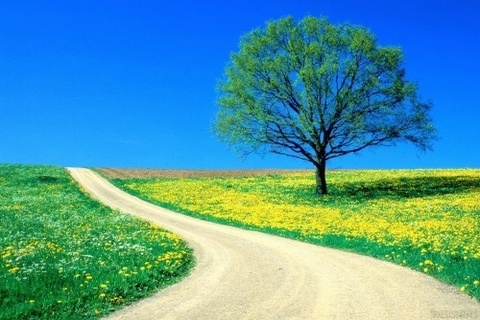
#> input picture Assignment9/images/1.jpg, 480 x 320 px
$ python dct_idct.py
#> lines starting #> are read from the running program, lines starting #| are printed output that depends on the picture
import sys
import numpy as np
from PIL import Image
from pathlib import Path
import cv2
import math
from scipy.fftpack import dct, idct

def rgb_show(r, g, b, z):
    img_r = cv2.merge([z, z, r])
    img_g = cv2.merge([z, g, z])
    img_b = cv2.merge([b, z, z])

    cv2.imshow("Red", img_r)
    cv2.imwrite('../images/'+"red_result"+'.png', img_r)

    cv2.imshow("Green", img_g)
    cv2.imwrite('../images/'+"green_result"+'.png', img_g)

    cv2.imshow("Blue", img_b)
    cv2.imwrite('../images/'+"blue_result"+'.png', img_b)

    cv2.waitKey(0)

def partitioned(image):
    print("Partition Image",end=" ... ")

    arr = np.asarray(image)
    w = len(arr[0]) // 16
    h = len(arr) // 16
    arr = np.split(arr, h, 0)
    arr = np.array([np.split(x, w, 1) for x in arr])

    print("DONE")
    return arr

# [44 lines left out: functions dct1, idct1, not called in this run]

def rebuildImage(img_arr):
    ans = [[]]
    for i in range(len(img_arr)):
        new = [[]]
        for j in range(len(img_arr[0])):
            cf = dct(img_arr[i][j], norm='ortho')
            #cf = dct1(img_arr[i][j])
            temp = sorted(cf.flatten(), key=lambda x : x, reverse=True)
            tp = temp[15]
            for k in range(16):
                for l in range(16):
                    if cf[k][l] < tp:
                        cf[k][l] = 0
            narr = idct(cf, norm='ortho')
            #narr = idct1(img_arr[i][j], cf)
            if j == 0:
                new = narr
                continue
            new = np.concatenate((new, narr), axis=1)
        if i == 0:
            ans = new
            continue
        ans = np.concatenate((ans, new), axis=0)
    return ans.astype(np.uint8)

if __name__ == "__main__":
    img1 = cv2.imread("../images/1.jpg", cv2.IMREAD_COLOR)
#> img1 is the input picture: shape (320, 480, 3); mean B, G, R 163.3, 152.5, 80.3
    img2 = cv2.imread("../images/2.png", cv2.IMREAD_COLOR)
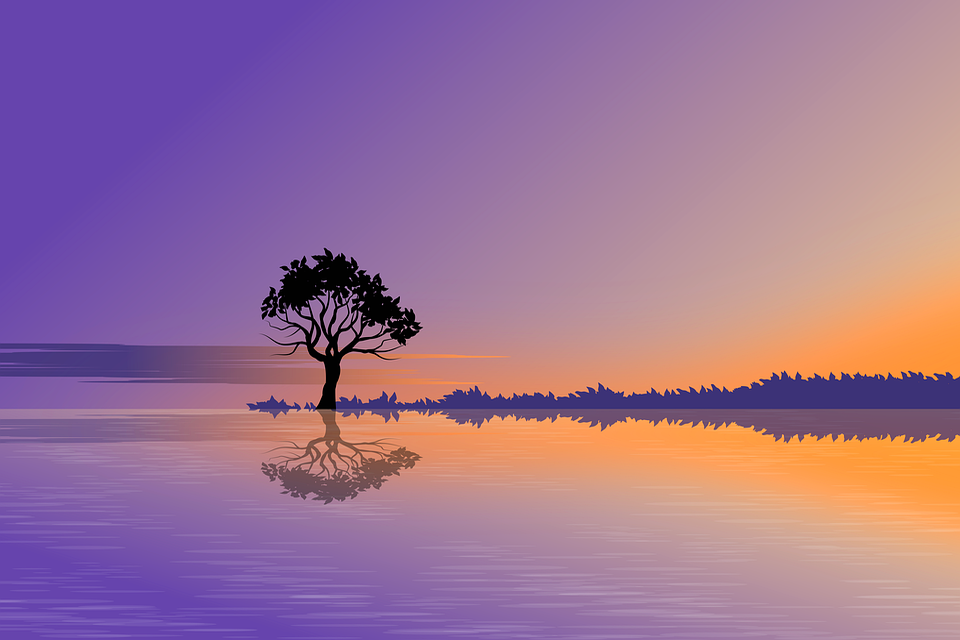
#> input picture Assignment9/images/2.png, 960 x 640 px
#> img2 is the input picture: shape (640, 960, 3); mean B, G, R 148.7, 115.3, 157.4
    img3 = cv2.imread("../images/3.jpg", cv2.IMREAD_COLOR)
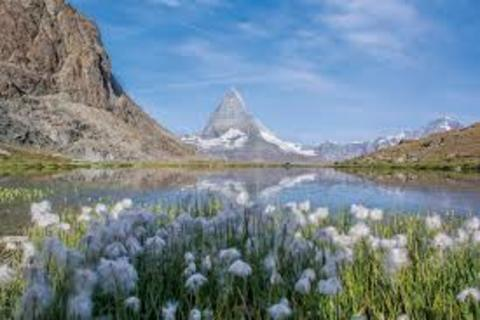
#> input picture Assignment9/images/3.jpg, 480 x 320 px
#> img3 is the input picture: shape (320, 480, 3); mean B, G, R 142.6, 132.6, 115.7

    b1, g1, r1 = cv2.split(img1)
    z1 = np.zeros((img1.shape[0], img1.shape[1]), dtype="uint8")
    rgb_show(r1, g1, b1, z1)
    merge = cv2.merge((b1,g1,r1))
    cv2.imshow("temp", merge)

    b2, g2, r2 = cv2.split(img2)
    z2 = np.zeros((img2.shape[0], img2.shape[1]), dtype="uint8")
    rgb_show(r2, g2, b2, z2)

    b3, g3, r3 = cv2.split(img3)
    z3 = np.zeros((img3.shape[0], img3.shape[1]), dtype="uint8")
    rgb_show(r3, g3, b3, z3)
#> in rgb_show (call 3), `img_b = cv2.merge([b, z, z])`:
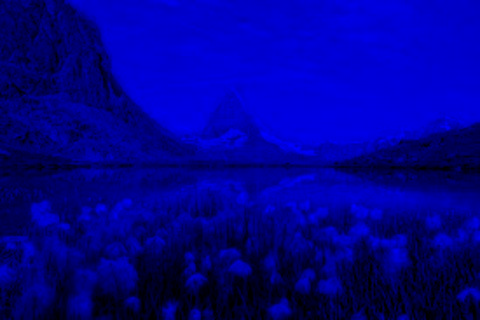
#> img_b: shape (320, 480, 3); mean of channels 0, 1, 2 142.6, 0, 0; drawn as B, G, R

    rimg_arr = partitioned(r1)
#> in partitioned, `w = len(arr[0]) // 16`: w = 30
#> in partitioned, `h = len(arr) // 16`: h = 20
#> in partitioned, `arr = np.split(arr, h, 0)`: arr = 20 items
    print("Dct, Idct Red...",end=" ")
    r = rebuildImage(rimg_arr)
#> the loop in rebuildImage, `for i in range(len(img_arr)):` made 20 passes
#> in rebuildImage, `return ans.astype(np.uint8)`:
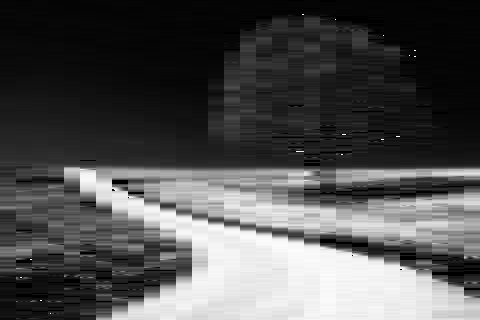
#> returned value: shape (320, 480); min 0, max 255, mean 79.6
    print("Done")

    gimg_arr = partitioned(g1)
    print("Dct, Idct Green...",end=" ")
    g = rebuildImage(gimg_arr)
#> the loop in rebuildImage (call 2), `for i in range(len(img_arr)):` made 20 passes
#> in rebuildImage (call 2), `return ans.astype(np.uint8)`:
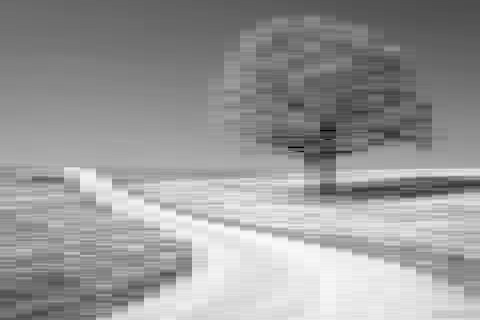
#> returned value: shape (320, 480); min 0, max 250, mean 152
    print("Done")

    bimg_arr = partitioned(b1)
    print("Dct, Idct Blue...",end=" ")
    b = rebuildImage(bimg_arr)
    print("Done")

    rgb_show(r, g, b, z1)
#> in rgb_show (call 4), `img_b = cv2.merge([b, z, z])`:
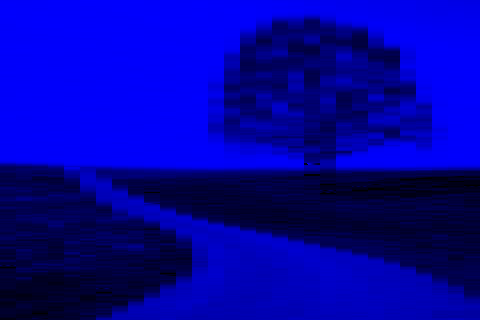
#> img_b: shape (320, 480, 3); mean of channels 0, 1, 2 162.7, 0, 0; drawn as B, G, R

    inverseImage = cv2.merge((b,g,r))
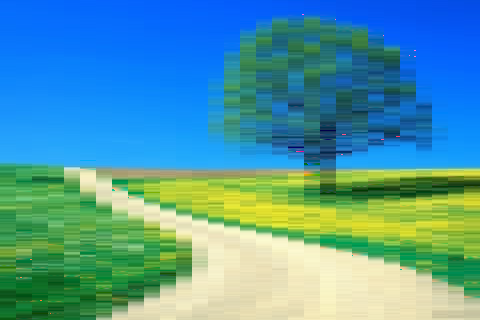
#> inverseImage: shape (320, 480, 3); mean of channels 0, 1, 2 162.7, 152, 79.6; drawn as B, G, R
    cv2.imshow("Inverse", inverseImage)
    cv2.imwrite('../images/'+"inverse"+'.png', inverseImage)

    cv2.waitKey(0)
